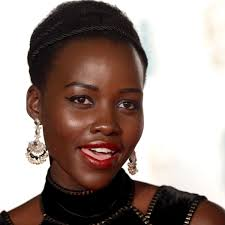
#> input picture Image/normal/person5_normal.jpg, 225 x 225 px
$ jupyter execute histEqual.ipynb   (shell and % lines are left out)
#> lines starting #> are read from the running program, lines starting #| are printed output that depends on the picture
## Histogram Equalizer - Contrast Adjustment

### Import Libraries

[cell 1]
import numpy as np
import cv2

from matplotlib import pyplot as plt

### Load the Image

[cell 2]
image = cv2.imread('Image/normal/person5_normal.jpg')
#> image is the input picture: shape (225, 225, 3); mean B, G, R 136.9, 142.5, 158.4

### Plot Pixel Intensity Distribution

[cell 3]
#change the original image to grayscale
image_gray = cv2.imread('Image/normal/person5_normal.jpg',0)
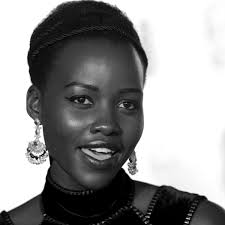
#> image_gray: shape (225, 225); min 0, max 255, mean 146.6

plt.hist(image_gray.ravel(), 256, [0, 256])
plt.title('Pixel Intensity Distribution')
plt.xlabel('Pixel Values')
plt.ylabel('No of Pixels')
plt.show()
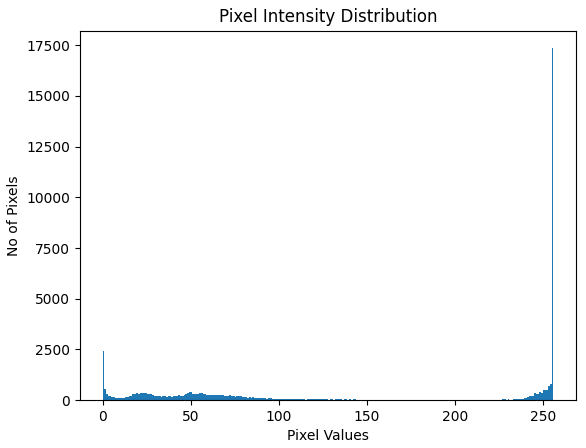
#> figure drawn by matplotlib, 1 panel; tallest bar 17351 high, from x = 255 to 256

### Count Average Pixel Intensity

[cell 4]
width, height = image_gray.shape
#> width = 225; height = 225
print('width, height: ', width, height)
#| width, height:  225 225

[cell 5]
total = 0

for i in range(0, width):
    for j in range(0, height):
        total +=image_gray[i,j]
#> after the loop, total = 7422284

average_pixel = int(total / (width * height))
#> average_pixel = 146

print('Average pixel: ', average_pixel)
#| Average pixel:  146

### Applying Histogram Equalizer - Contrast Adjustment

[cell 6]
#applying adaptive histogram equalizer
clahe = cv2.createCLAHE(clipLimit=2, tileGridSize=(8,8))
clh = clahe.apply(image_gray)
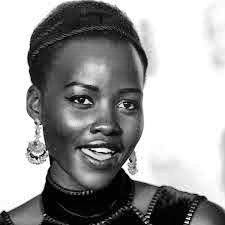
#> clh: shape (225, 225); min 1, max 255, mean 158.4
cv2.imshow('With Histogram Equalizer', clh)
cv2.imshow('Without Histogram Equalizer', image_gray)
cv2.waitKey(0)
cv2.destroyAllWindows()

### Plot New Pixel Intensity Distribution

[cell 7]
#plot new pixel intensity distributions
plt.hist(clh.ravel(), 256, [0, 256])
plt.title('Pixel Intensity Distribution')
plt.xlabel('Pixel Values')
plt.ylabel('No of Pixels')
plt.show()
#> figure, not shown here; tallest bar 17351 high, from x = 255 to 256

### Count New Average Pixel Intensity

[cell 8]
new_width, new_height = clh.shape
#> new_width = 225; new_height = 225
print('New width, New height: ', new_width, new_height)
#| New width, New height:  225 225

[cell 9]
total_new = 0

for i in range(0, new_width):
    for j in range(0, new_height):
        total_new += clh[i,j]
#> after the loop, total_new = 8021439

new_average_pixel = int(total_new / (new_width * new_height))
#> new_average_pixel = 158

print('New Average Pixel: ', new_average_pixel)
#| New Average Pixel:  158

### Plot Pixel Intensity Distribution - Comparison
Comparison between with Histogram Equalization and without Histogram Equalization

[cell 10]
plt.hist(image_gray.ravel(), 256, [0, 256], label='without Histogram Equalizer')
plt.hist(clh.ravel(), 256, [0, 256], label='with Histogram Equalizer')
plt.legend(loc='upper right')
plt.title('Pixel Intensity Distribution')
plt.xlabel('Pixel Values')
plt.ylabel('No of Pixels')
plt.show()
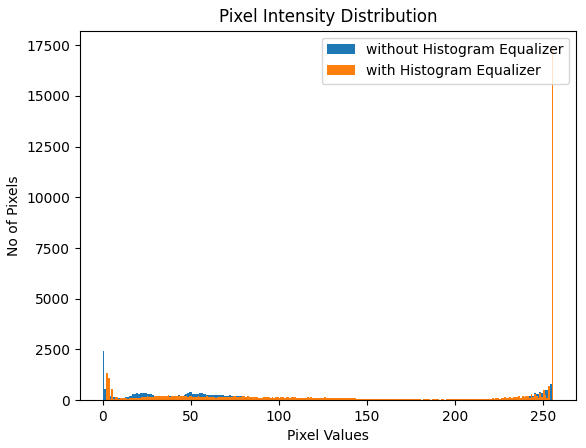
#> figure drawn by matplotlib, 1 panel; tallest bar 17351 high, from x = 255 to 256; tallest bar 17351 high, from x = 255 to 256

$ run again, with Image/normal/person2_normal.jpg copied over Image/normal/person5_normal.jpg
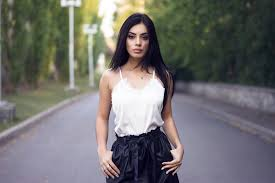
#> input picture Image/normal/person2_normal.jpg, 275 x 183 px
#> image is the input picture: shape (183, 275, 3); mean B, G, R 110.1, 111.4, 112.7
#| width, height:  183 275
#> after the loop `for i in range(0, width):`: total = 5617938
#> average_pixel = 111
#| Average pixel:  111
#> `plt.show()`:
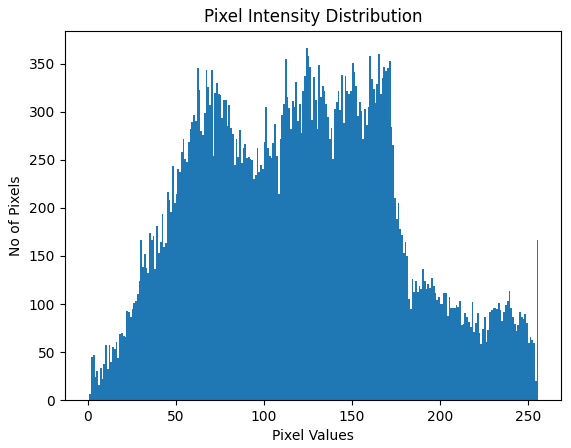
#> figure drawn by matplotlib, 1 panel; tallest bar 366 high, from x = 124 to 125
#| New width, New height:  183 275
#> after the loop `for i in range(0, new_width):`: total_new = 6097806
#> new_average_pixel = 121
#| New Average Pixel:  121
#> `plt.show()`:
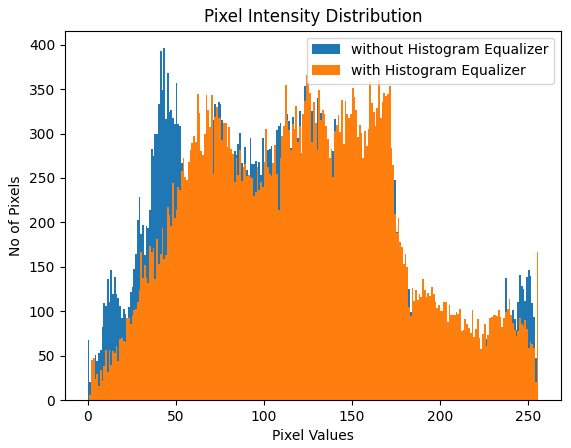
#> figure drawn by matplotlib, 1 panel; tallest bar 396 high, from x = 43 to 44; tallest bar 366 high, from x = 124 to 125

$ run again, with Image/normal/person3_normal.jpg copied over Image/normal/person5_normal.jpg
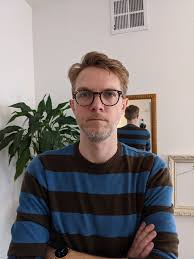
#> input picture Image/normal/person3_normal.jpg, 194 x 259 px
#> image is the input picture: shape (259, 194, 3); mean B, G, R 121.5, 122, 128.4
#| width, height:  259 194
#> after the loop `for i in range(0, width):`: total = 6222123
#> average_pixel = 123
#| Average pixel:  123
#> `clh = clahe.apply(image_gray)`:
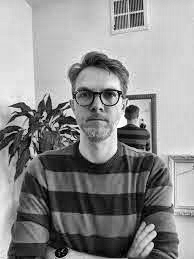
#> clh: shape (259, 194); min 1, max 255, mean 141.2
#| New width, New height:  259 194
#> after the loop `for i in range(0, new_width):`: total_new = 7096909
#> new_average_pixel = 141
#| New Average Pixel:  141
#> `plt.show()`:
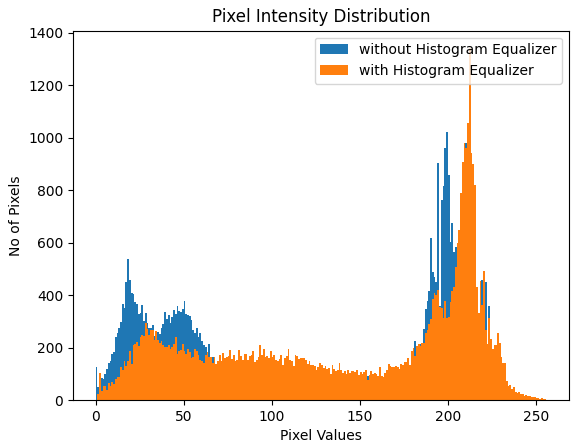
#> figure drawn by matplotlib, 1 panel; tallest bar 1023 high, from x = 199 to 200; tallest bar 1342 high, from x = 212 to 213
